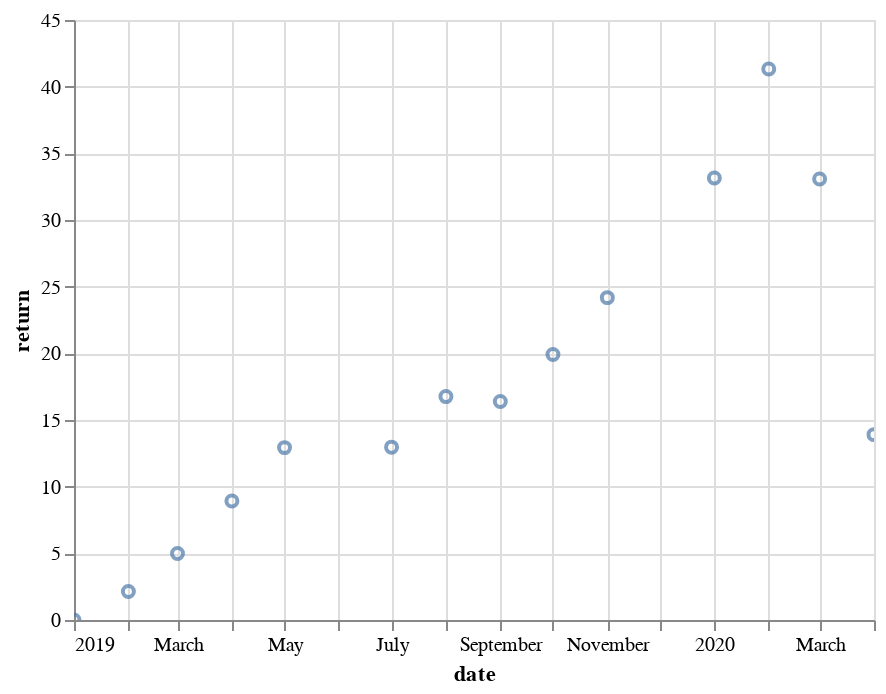

This figure's notebook cell:
### Code cell
import altair as alt

alt.Chart(results_df).mark_point().encode(
     alt.X('date', type='temporal'),
     alt.Y('return', type='quantitative'),
     tooltip=['date:T', 'price', 'return']
).interactive()

### Figure 1 — Vega-Lite specification as saved in the notebook (floating-point values rounded to 4 significant figures)
{"config": {"view": {"continuousWidth": 400, "continuousHeight": 300}}, "data": {"name": "data-9769ad0e6961bd346697b9510b3ad7cd"}, "mark": "point", "encoding": {"tooltip": [{"type": "temporal", "field": "date"}, {"type": "quantitative", "field": "price"}, {"type": "quantitative", "field": "return"}], "x": {"type": "temporal", "field": "date"}, "y": {"type": "quantitative", "field": "return"}}, "selection": {"selector022": {"type": "interval", "bind": "scales", "encodings": ["x", "y"]}}, "$schema": "https://vega.github.io/schema/vega-lite/v4.8.1.json", "datasets": {"data-9769ad0e6961bd346697b9510b3ad7cd": [{"date": "2019-01-01", "price": 1729.0, "net_asset_value": 1729.0, "net_asset_value_type": "clp", "fixed_management_fee": 125200.0, "fixed_management_fee_type": "clp", "variable_management_fee": 0.0, "variable_management_fee_type": "clp", "iva_inclusive_expenses": 3312.0, "iva_inclusive_expenses_type": "clp", "iva_exclusive_expenses": 0.0, "iva_exclusive_expenses_type": "clp", "purchase_fee": 0.0, "purchase_fee_type": "clp", "redemption_fee": 0.0, "redemption_fee_type": "clp", "total_net_assets": 2418000000.0, "total_net_assets_type": "clp", "new_shares": 0.0, "new_shares_type": "decimal", "redeemed_shares": 0.0, "redeemed_shares_type": "decimal", "outstanding_shares": 1398000.0, "outstanding_shares_type": "decimal", "fixed_fee": 5.178e-05, "fixed_fee_type": "decimal", "total_assets": 82660000000.0, "total_assets_type": "integer", "shareholders": 297.0, "shareholders_type": "integer", "institutional_investors": 1.0, "institutional_investors_type": "integer", "return": 0.0}, {"date": "2019-02-01", "price": 1766.0, "net_asset_value": 1766.0, "net_asset_value_type": "clp", "fixed_management_fee": 125200.0, "fixed_management_fee_type": "clp", "variable_management_fee": 0.0, "variable_management_fee_type": "clp", "iva_inclusive_expenses": 3313.0, "iva_inclusive_expenses_type": "clp", "iva_exclusive_expenses": 0.0, "iva_exclusive_expenses_type": "clp", "purchase_fee": 0.0, "purchase_fee_type": "clp", "redemption_fee": 0.0, "redemption_fee_type": "clp", "total_net_assets": 2419000000.0, "total_net_assets_type": "clp", "new_shares": 0.0, "new_shares_type": "decimal", "redeemed_shares": 0.0, "redeemed_shares_type": "decimal", "outstanding_shares": 1370000.0, "outstanding_shares_type": "decimal", "fixed_fee": 5.178e-05, "fixed_fee_type": "decimal", "total_assets": 82100000000.0, "total_assets_type": "integer", "shareholders": 292.0, "shareholders_type": "integer", "institutional_investors": 1.0, "institutional_investors_type": "integer", "return": 2.136}, {"date": "2019-03-01", "price": 1815.0, "net_asset_value": 1815.0, "net_asset_value_type": "clp", "fixed_management_fee": 128800.0, "fixed_management_fee_type": "clp", "variable_management_fee": 0.0, "variable_management_fee_type": "clp", "iva_inclusive_expenses": 0.0, "iva_inclusive_expenses_type": "clp", "iva_exclusive_expenses": 3406.0, "iva_exclusive_expenses_type": "clp", "purchase_fee": 0.0, "purchase_fee_type": "clp", "redemption_fee": 0.0, "redemption_fee_type": "clp", "total_net_assets": 2486000000.0, "total_net_assets_type": "clp", "new_shares": 0.0, "new_shares_type": "decimal", "redeemed_shares": 130.9, "redeemed_shares_type": "decimal", "outstanding_shares": 1370000.0, "outstanding_shares_type": "decimal", "fixed_fee": 5.178e-05, "fixed_fee_type": "decimal", "total_assets": 81030000000.0, "total_assets_type": "integer", "shareholders": 291.0, "shareholders_type": "integer", "institutional_investors": 1.0, "institutional_investors_type": "integer", "return": 4.987}, {"date": "2019-04-01", "price": 1883.0, "net_asset_value": 1883.0, "net_asset_value_type": "clp", "fixed_management_fee": 132900.0, "fixed_management_fee_type": "clp", "variable_management_fee": 0.0, "variable_management_fee_type": "clp", "iva_inclusive_expenses": 0.0, "iva_inclusive_expenses_type": "clp", "iva_exclusive_expenses": 3516.0, "iva_exclusive_expenses_type": "clp", "purchase_fee": 0.0, "purchase_fee_type": "clp", "redemption_fee": 0.0, "redemption_fee_type": "clp", "total_net_assets": 2568000000.0, "total_net_assets_type": "clp", "new_shares": 1097.0, "new_shares_type": "decimal", "redeemed_shares": 0.0, "redeemed_shares_type": "decimal", "outstanding_shares": 1364000.0, "outstanding_shares_type": "decimal", "fixed_fee": 5.178e-05, "fixed_fee_type": "decimal", "total_assets": 79580000000.0, "total_assets_type": "integer", "shareholders": 290.0, "shareholders_type": "integer", "institutional_investors": 1.0, "institutional_investors_type": "integer", "return": 8.924}, {"date": "2019-05-01", "price": 1952.0, "net_asset_value": 1952.0, "net_asset_value_type": "clp", "fixed_management_fee": 139200.0, "fixed_management_fee_type": "clp", "variable_management_fee": 0.0, "variable_management_fee_type": "clp", "iva_inclusive_expenses": 0.0, "iva_inclusive_expenses_type": "clp", "iva_exclusive_expenses": 3684.0, "iva_exclusive_expenses_type": "clp", "purchase_fee": 0.0, "purchase_fee_type": "clp", "redemption_fee": 0.0, "redemption_fee_type": "clp", "total_net_assets": 2689000000.0, "total_net_assets_type": "clp", "new_shares": 0.0, "new_shares_type": "decimal", "redeemed_shares": 0.0, "redeemed_shares_type": "decimal", "outstanding_shares": 1377000.0, "outstanding_shares_type": "decimal", "fixed_fee": 5.178e-05, "fixed_fee_type": "decimal", "total_assets": 78110000000.0, "total_assets_type": "integer", "shareholders": 290.0, "shareholders_type": "integer", "institutional_investors": 1.0, "institutional_investors_type": "integer", "return": 12.93}, {"date": "2019-07-01", "price": 1953.0, "net_asset_value": 1953.0, "net_asset_value_type": "clp", "fixed_management_fee": 134300.0, "fixed_management_fee_type": "clp", "variable_management_fee": 0.0, "variable_management_fee_type": "clp", "iva_inclusive_expenses": 0.0, "iva_inclusive_expenses_type": "clp", "iva_exclusive_expenses": 3554.0, "iva_exclusive_expenses_type": "clp", "purchase_fee": 0.0, "purchase_fee_type": "clp", "redemption_fee": 0.0, "redemption_fee_type": "clp", "total_net_assets": 2594000000.0, "total_net_assets_type": "clp", "new_shares": 34.14, "new_shares_type": "decimal", "redeemed_shares": 0.0, "redeemed_shares_type": "decimal", "outstanding_shares": 1328000.0, "outstanding_shares_type": "decimal", "fixed_fee": 5.178e-05, "fixed_fee_type": "decimal", "total_assets": 73810000000.0, "total_assets_type": "integer", "shareholders": 283.0, "shareholders_type": "integer", "institutional_investors": 1.0, "institutional_investors_type": "integer", "return": 12.96}, {"date": "2019-08-01", "price": 2018.0, "net_asset_value": 2018.0, "net_asset_value_type": "clp", "fixed_management_fee": 139700.0, "fixed_management_fee_type": "clp", "variable_management_fee": 0.0, "variable_management_fee_type": "clp", "iva_inclusive_expenses": 0.0, "iva_inclusive_expenses_type": "clp", "iva_exclusive_expenses": 3695.0, "iva_exclusive_expenses_type": "clp", "purchase_fee": 0.0, "purchase_fee_type": "clp", "redemption_fee": 0.0, "redemption_fee_type": "clp", "total_net_assets": 2697000000.0, "total_net_assets_type": "clp", "new_shares": 0.0, "new_shares_type": "decimal", "redeemed_shares": 0.0, "redeemed_shares_type": "decimal", "outstanding_shares": 1336000.0, "outstanding_shares_type": "decimal", "fixed_fee": 5.178e-05, "fixed_fee_type": "decimal", "total_assets": 76440000000.0, "total_assets_type": "integer", "shareholders": 282.0, "shareholders_type": "integer", "institutional_investors": 1.0, "institutional_investors_type": "integer", "return": 16.76}, {"date": "2019-09-01", "price": 2012.0, "net_asset_value": 2012.0, "net_asset_value_type": "clp", "fixed_management_fee": 136500.0, "fixed_management_fee_type": "clp", "variable_management_fee": 0.0, "variable_management_fee_type": "clp", "iva_inclusive_expenses": 0.0, "iva_inclusive_expenses_type": "clp", "iva_exclusive_expenses": 3610.0, "iva_exclusive_expenses_type": "clp", "purchase_fee": 0.0, "purchase_fee_type": "clp", "redemption_fee": 0.0, "redemption_fee_type": "clp", "total_net_assets": 2635000000.0, "total_net_assets_type": "clp", "new_shares": 0.0, "new_shares_type": "decimal", "redeemed_shares": 0.0, "redeemed_shares_type": "decimal", "outstanding_shares": 1310000.0, "outstanding_shares_type": "decimal", "fixed_fee": 5.178e-05, "fixed_fee_type": "decimal", "total_assets": 73960000000.0, "total_assets_type": "integer", "shareholders": 279.0, "shareholders_type": "integer", "institutional_investors": 1.0, "institutional_investors_type": "integer", "return": 16.38}, {"date": "2019-10-01", "price": 2073.0, "net_asset_value": 2073.0, "net_asset_value_type": "clp", "fixed_management_fee": 140600.0, "fixed_management_fee_type": "clp", "variable_management_fee": 0.0, "variable_management_fee_type": "clp", "iva_inclusive_expenses": 0.0, "iva_inclusive_expenses_type": "clp", "iva_exclusive_expenses": 3719.0, "iva_exclusive_expenses_type": "clp", "purchase_fee": 0.0, "purchase_fee_type": "clp", "redemption_fee": 0.0, "redemption_fee_type": "clp", "total_net_assets": 2715000000.0, "total_net_assets_type": "clp", "new_shares": 0.0, "new_shares_type": "decimal", "redeemed_shares": 0.0, "redeemed_shares_type": "decimal", "outstanding_shares": 1310000.0, "outstanding_shares_type": "decimal", "fixed_fee": 5.178e-05, "fixed_fee_type": "decimal", "total_assets": 73510000000.0, "total_assets_type": "integer", "shareholders": 279.0, "shareholders_type": "integer", "institutional_investors": 1.0, "institutional_investors_type": "integer", "return": 19.91}, {"date": "2019-11-01", "price": 2147.0, "net_asset_value": 2147.0, "net_asset_value_type": "clp", "fixed_management_fee": 138900.0, "fixed_management_fee_type": "clp", "variable_management_fee": 0.0, "variable_management_fee_type": "clp", "iva_inclusive_expenses": 0.0, "iva_inclusive_expenses_type": "clp", "iva_exclusive_expenses": 3675.0, "iva_exclusive_expenses_type": "clp", "purchase_fee": 0.0, "purchase_fee_type": "clp", "redemption_fee": 0.0, "redemption_fee_type": "clp", "total_net_assets": 2682000000.0, "total_net_assets_type": "clp", "new_shares": 0.0, "new_shares_type": "decimal", "redeemed_shares": 0.0, "redeemed_shares_type": "decimal", "outstanding_shares": 1249000.0, "outstanding_shares_type": "decimal", "fixed_fee": 5.178e-05, "fixed_fee_type": "decimal", "total_assets": 79150000000.0, "total_assets_type": "integer", "shareholders": 276.0, "shareholders_type": "integer", "institutional_investors": 1.0, "institutional_investors_type": "integer", "return": 24.18}, {"date": "2020-01-01", "price": 2302.0, "net_asset_value": 2302.0, "net_asset_value_type": "clp", "fixed_management_fee": 148700.0, "fixed_management_fee_type": "clp", "variable_management_fee": 0.0, "variable_management_fee_type": "clp", "iva_inclusive_expenses": 0.0, "iva_inclusive_expenses_type": "clp", "iva_exclusive_expenses": 3934.0, "iva_exclusive_expenses_type": "clp", "purchase_fee": 0.0, "purchase_fee_type": "clp", "redemption_fee": 0.0, "redemption_fee_type": "clp", "total_net_assets": 2872000000.0, "total_net_assets_type": "clp", "new_shares": 0.0, "new_shares_type": "decimal", "redeemed_shares": 0.0, "redeemed_shares_type": "decimal", "outstanding_shares": 1248000.0, "outstanding_shares_type": "decimal", "fixed_fee": 5.178e-05, "fixed_fee_type": "decimal", "total_assets": 83440000000.0, "total_assets_type": "integer", "shareholders": 278.0, "shareholders_type": "integer", "institutional_investors": 1.0, "institutional_investors_type": "integer", "return": 33.15}, {"date": "2020-02-01", "price": 2443.0, "net_asset_value": 2443.0, "net_asset_value_type": "clp", "fixed_management_fee": 157000.0, "fixed_management_fee_type": "clp", "variable_management_fee": 0.0, "variable_management_fee_type": "clp", "iva_inclusive_expenses": 0.0, "iva_inclusive_expenses_type": "clp", "iva_exclusive_expenses": 4154.0, "iva_exclusive_expenses_type": "clp", "purchase_fee": 0.0, "purchase_fee_type": "clp", "redemption_fee": 0.0, "redemption_fee_type": "clp", "total_net_assets": 3032000000.0, "total_net_assets_type": "clp", "new_shares": 0.0, "new_shares_type": "decimal", "redeemed_shares": 0.0, "redeemed_shares_type": "decimal", "outstanding_shares": 1241000.0, "outstanding_shares_type": "decimal", "fixed_fee": 5.178e-05, "fixed_fee_type": "decimal", "total_assets": 78590000000.0, "total_assets_type": "integer", "shareholders": 278.0, "shareholders_type": "integer", "institutional_investors": 1.0, "institutional_investors_type": "integer", "return": 41.33}, {"date": "2020-03-01", "price": 2301.0, "net_asset_value": 2301.0, "net_asset_value_type": "clp", "fixed_management_fee": 78530.0, "fixed_management_fee_type": "clp", "variable_management_fee": 0.0, "variable_management_fee_type": "clp", "iva_inclusive_expenses": 0.0, "iva_inclusive_expenses_type": "clp", "iva_exclusive_expenses": 3937.0, "iva_exclusive_expenses_type": "clp", "purchase_fee": 0.0, "purchase_fee_type": "clp", "redemption_fee": 0.0, "redemption_fee_type": "clp", "total_net_assets": 2874000000.0, "total_net_assets_type": "clp", "new_shares": 0.0, "new_shares_type": "decimal", "redeemed_shares": 0.0, "redeemed_shares_type": "decimal", "outstanding_shares": 1249000.0, "outstanding_shares_type": "decimal", "fixed_fee": 2.732e-05, "fixed_fee_type": "decimal", "total_assets": 74160000000.0, "total_assets_type": "integer", "shareholders": 278.0, "shareholders_type": "integer", "institutional_investors": 1.0, "institutional_investors_type": "integer", "return": 33.08}, {"date": "2020-04-01", "price": 1969.0, "net_asset_value": 1969.0, "net_asset_value_type": "clp", "fixed_management_fee": 64990.0, "fixed_management_fee_type": "clp", "variable_management_fee": 0.0, "variable_management_fee_type": "clp", "iva_inclusive_expenses": 0.0, "iva_inclusive_expenses_type": "clp", "iva_exclusive_expenses": 3259.0, "iva_exclusive_expenses_type": "clp", "purchase_fee": 0.0, "purchase_fee_type": "clp", "redemption_fee": 0.0, "redemption_fee_type": "clp", "total_net_assets": 2379000000.0, "total_net_assets_type": "clp", "new_shares": 0.0, "new_shares_type": "decimal", "redeemed_shares": 0.0, "redeemed_shares_type": "decimal", "outstanding_shares": 1208000.0, "outstanding_shares_type": "decimal", "fixed_fee": 2.732e-05, "fixed_fee_type": "decimal", "total_assets": 58900000000.0, "total_assets_type": "integer", "shareholders": 273.0, "shareholders_type": "integer", "institutional_investors": 1.0, "institutional_investors_type": "integer", "return": 13.9}]}}
